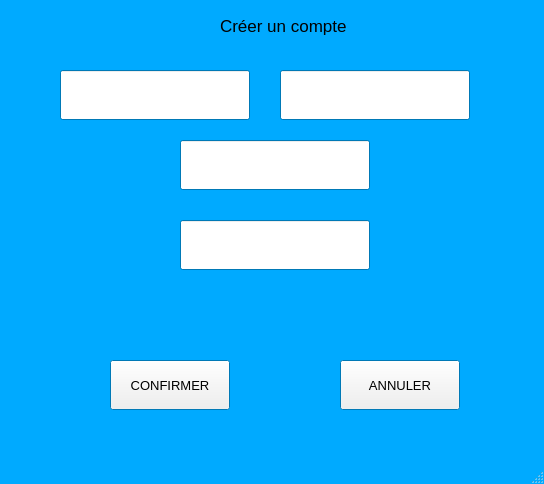
<?xml version="1.0" encoding="UTF-8"?>
<ui version="4.0">
 <class>MainWindow</class>
 <widget class="QMainWindow" name="MainWindow">
  <property name="geometry">
   <rect>
    <x>0</x>
    <y>0</y>
    <width>544</width>
    <height>484</height>
   </rect>
  </property>
  <property name="palette">
   <palette>
    <active>
     <colorrole role="Base">
      <brush brushstyle="SolidPattern">
       <color alpha="255">
        <red>255</red>
        <green>255</green>
        <blue>255</blue>
       </color>
      </brush>
     </colorrole>
     <colorrole role="Window">
      <brush brushstyle="SolidPattern">
       <color alpha="255">
        <red>0</red>
        <green>170</green>
        <blue>255</blue>
       </color>
      </brush>
     </colorrole>
    </active>
    <inactive>
     <colorrole role="Base">
      <brush brushstyle="SolidPattern">
       <color alpha="255">
        <red>255</red>
        <green>255</green>
        <blue>255</blue>
       </color>
      </brush>
     </colorrole>
     <colorrole role="Window">
      <brush brushstyle="SolidPattern">
       <color alpha="255">
        <red>0</red>
        <green>170</green>
        <blue>255</blue>
       </color>
      </brush>
     </colorrole>
    </inactive>
    <disabled>
     <colorrole role="Base">
      <brush brushstyle="SolidPattern">
       <color alpha="255">
        <red>0</red>
        <green>170</green>
        <blue>255</blue>
       </color>
      </brush>
     </colorrole>
     <colorrole role="Window">
      <brush brushstyle="SolidPattern">
       <color alpha="255">
        <red>0</red>
        <green>170</green>
        <blue>255</blue>
       </color>
      </brush>
     </colorrole>
    </disabled>
   </palette>
  </property>
  <property name="font">
   <font>
    <pointsize>10</pointsize>
   </font>
  </property>
  <property name="windowTitle">
   <string>MainWindow</string>
  </property>
  <widget class="QWidget" name="centralwidget">
   <widget class="QLabel" name="Titre2">
    <property name="geometry">
     <rect>
      <x>220</x>
      <y>0</y>
      <width>221</width>
      <height>51</height>
     </rect>
    </property>
    <property name="font">
     <font>
      <pointsize>13</pointsize>
     </font>
    </property>
    <property name="text">
     <string>Créer un compte</string>
    </property>
   </widget>
   <widget class="QLineEdit" name="Nom2">
    <property name="geometry">
     <rect>
      <x>60</x>
      <y>70</y>
      <width>190</width>
      <height>50</height>
     </rect>
    </property>
    <property name="text">
     <string/>
    </property>
   </widget>
   <widget class="QLineEdit" name="Prenom2">
    <property name="geometry">
     <rect>
      <x>280</x>
      <y>70</y>
      <width>190</width>
      <height>50</height>
     </rect>
    </property>
    <property name="text">
     <string/>
    </property>
   </widget>
   <widget class="QLineEdit" name="Mail2">
    <property name="geometry">
     <rect>
      <x>180</x>
      <y>140</y>
      <width>190</width>
      <height>50</height>
     </rect>
    </property>
    <property name="text">
     <string/>
    </property>
   </widget>
   <widget class="QLineEdit" name="MDP2">
    <property name="geometry">
     <rect>
      <x>180</x>
      <y>220</y>
      <width>190</width>
      <height>50</height>
     </rect>
    </property>
    <property name="text">
     <string/>
    </property>
   </widget>
   <widget class="QPushButton" name="Confirmer2">
    <property name="geometry">
     <rect>
      <x>110</x>
      <y>360</y>
      <width>120</width>
      <height>50</height>
     </rect>
    </property>
    <property name="text">
     <string>CONFIRMER</string>
    </property>
   </widget>
   <widget class="QPushButton" name="Annuler2">
    <property name="geometry">
     <rect>
      <x>340</x>
      <y>360</y>
      <width>120</width>
      <height>50</height>
     </rect>
    </property>
    <property name="text">
     <string>ANNULER</string>
    </property>
   </widget>
   <widget class="QLabel" name="label">
    <property name="geometry">
     <rect>
      <x>10</x>
      <y>270</y>
      <width>530</width>
      <height>80</height>
     </rect>
    </property>
    <property name="font">
     <font>
      <pointsize>13</pointsize>
     </font>
    </property>
    <property name="text">
     <string/>
    </property>
    <property name="alignment">
     <set>Qt::AlignCenter</set>
    </property>
   </widget>
  </widget>
  <widget class="QMenuBar" name="menubar">
   <property name="geometry">
    <rect>
     <x>0</x>
     <y>0</y>
     <width>544</width>
     <height>18</height>
    </rect>
   </property>
  </widget>
  <widget class="QStatusBar" name="statusbar"/>
 </widget>
 <resources/>
 <connections/>
</ui>
